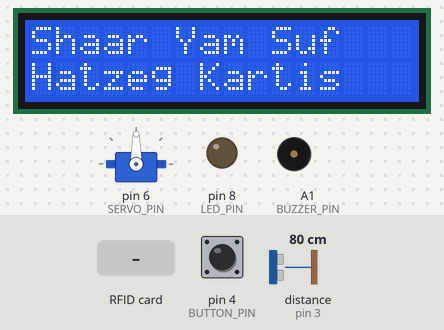
A sketch run on a simulated Arduino Uno, built with avr-gcc and run on an emulated ATmega328P. Parts: 16×2 character LCD, servo, output pins drawn as LEDs (lit = HIGH), buzzer (waves = sounding, pin HIGH). Wiring (inferred from the names in the program): ultrasonic range finder: trigger pin 2; echo pin 3. Inputs (shaded band) come from the test bench; at power-on: distance to the obstacle (sensor on pin 3) 80 cm, pin 4 (BUTTON_PIN) HIGH. The echo pulse lasts 58.3 µs per cm; pins used as bus, display or sensor lines are not drawn; what the sketch prints to the serial monitor is not drawn.

Above: at 1.3 s.
1.4 s: distance to the obstacle (sensor on pin 3) set to 2 cm
At 2.0 s:
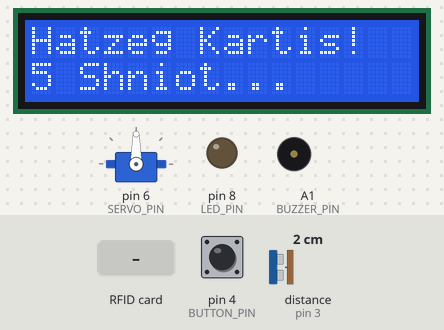
4.4 s: RFID card 00 00 00 00 held to the reader
At 4.9 s:
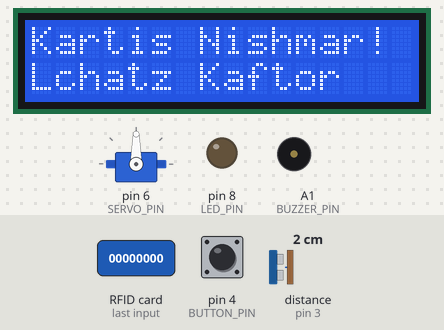
5.9 s: pin 4 (BUTTON_PIN) pulled LOW for 0.15 s
At 7.8 s:
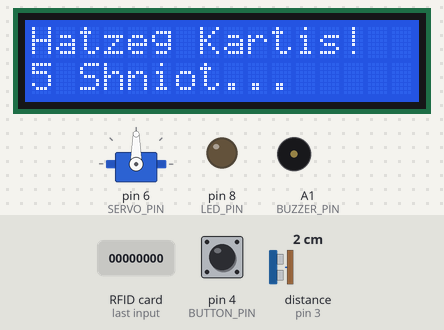
9.0 s: RFID card 00 00 00 00 held to the reader
At 10.5 s:
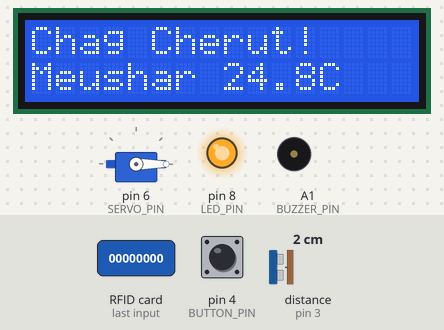
12.0 s: pin 4 (BUTTON_PIN) pulled LOW for 3.2 s
16.7 s: pin 4 (BUTTON_PIN) pulled LOW for 1 s
At 24.3 s:
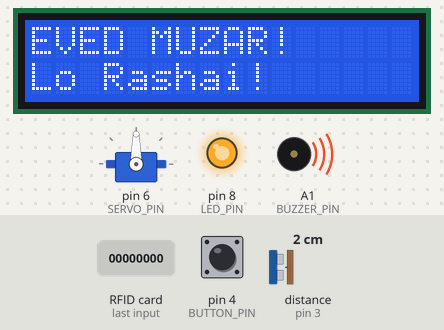
Timing chart, 0 to 26.6 s (numbered marks = the images above; inputs shaded):
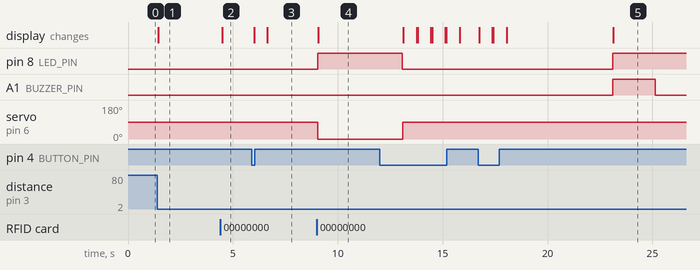

The sketch:

shaar_yam_suf.ino
```cpp
#include <Wire.h>
#include <LiquidCrystal_I2C.h>
#include <Servo.h>
#include <SPI.h>
#include <MFRC522.h>

#define TRIG_PIN 2
#define ECHO_PIN 3
#define BUTTON_PIN 4
#define SERVO_PIN 6
#define LED_PIN 8
#define RFID_RST 9
#define RFID_SDA 10
#define BUZZER_PIN A1
#define TEMP_PIN A0

LiquidCrystal_I2C lcd(0x27, 16, 2);
Servo gateServo;
MFRC522 rfid(RFID_SDA, RFID_RST);

bool gateOpen = false;
bool alarmActive = false;
unsigned long detectionTime = 0;
bool personDetected = false;

byte authorizedUID[] = {0x00, 0x00, 0x00, 0x00};
bool uidLearned = false;

void setup() {
  Serial.begin(9600);
  SPI.begin();
  rfid.PCD_Init();
  lcd.init();
  lcd.backlight();
  gateServo.attach(SERVO_PIN);
  pinMode(LED_PIN, OUTPUT);
  pinMode(BUZZER_PIN, OUTPUT);
  pinMode(BUTTON_PIN, INPUT_PULLUP);
  pinMode(TRIG_PIN, OUTPUT);
  pinMode(ECHO_PIN, INPUT);
  gateServo.write(90);
  digitalWrite(LED_PIN, LOW);
  digitalWrite(BUZZER_PIN, LOW);
  lcd.setCursor(0, 0);
  lcd.print("Shaar Yam Suf");
  lcd.setCursor(0, 1);
  lcd.print("Hatzeg Kartis");
  Serial.println("המערכת מוכנה");
  Serial.println("העבר כרטיס ללמידה");
}

long getDistance() {
  digitalWrite(TRIG_PIN, LOW);
  delayMicroseconds(2);
  digitalWrite(TRIG_PIN, HIGH);
  delayMicroseconds(10);
  digitalWrite(TRIG_PIN, LOW);
  long duration = pulseIn(ECHO_PIN, HIGH);
  return duration * 0.034 / 2;
}

float getTemperature() {
  int val = analogRead(TEMP_PIN);
  float voltage = val * (5.0 / 1023.0);
  return (voltage - 0.5) * 100;
}

bool checkCard() {
  if (!rfid.PICC_IsNewCardPresent()) return false;
  if (!rfid.PICC_ReadCardSerial()) return false;

  Serial.print("UID: ");
  for (byte i = 0; i < rfid.uid.size; i++) {
    Serial.print(rfid.uid.uidByte[i], HEX);
    Serial.print(" ");
  }
  Serial.println();

  if (!uidLearned) {
    for (byte i = 0; i < 4; i++) {
      authorizedUID[i] = rfid.uid.uidByte[i];
    }
    uidLearned = true;
    alarmActive = true;
    lcd.clear();
    lcd.setCursor(0, 0);
    lcd.print("Kartis Nishmar!");
    lcd.setCursor(0, 1);
    lcd.print("Lchatz Kaftor");
    Serial.println("כרטיס נלמד - לחץ כפתור להמשך");
    rfid.PICC_HaltA();
    return false;
  }

  bool authorized = true;
  for (byte i = 0; i < 4; i++) {
    if (rfid.uid.uidByte[i] != authorizedUID[i]) {
      authorized = false;
      break;
    }
  }
  rfid.PICC_HaltA();
  return authorized;
}

void openGate() {
  float temp = getTemperature();
  gateServo.write(0);
  digitalWrite(LED_PIN, HIGH);
  gateOpen = true;
  detectionTime = millis();
  lcd.clear();
  lcd.setCursor(0, 0);
  lcd.print("Chag Cherut!");
  lcd.setCursor(0, 1);
  lcd.print("Meushar ");
  lcd.print(temp, 1);
  lcd.print("C");
  Serial.println("כרטיס מורשה - השער נפתח");
  Serial.print("טמפרטורה: ");
  Serial.print(temp);
  Serial.println("C");
  delay(4000);
  gateServo.write(90);
  digitalWrite(LED_PIN, LOW);
  gateOpen = false;
  personDetected = false;
  lcd.clear();
  lcd.setCursor(0, 0);
  lcd.print("Shaar Yam Suf");
  lcd.setCursor(0, 1);
  lcd.print("Hatzeg Kartis");
  Serial.println("השער נסגר - מצב המתנה");
}

void alarmMode() {
  alarmActive = true;
  digitalWrite(LED_PIN, HIGH);
  digitalWrite(BUZZER_PIN, HIGH);
  lcd.clear();
  lcd.setCursor(0, 0);
  lcd.print("EVED MUZAR!");
  lcd.setCursor(0, 1);
  lcd.print("Lo Rashai!");
  Serial.println("אזעקה - אדם לא מורשה");
  delay(2000);
  digitalWrite(BUZZER_PIN, LOW);
}

void resetGate() {
  gateServo.write(90);
  digitalWrite(LED_PIN, LOW);
  digitalWrite(BUZZER_PIN, LOW);
  gateOpen = false;
  alarmActive = false;
  personDetected = false;
  detectionTime = 0;
  lcd.clear();
  lcd.setCursor(0, 0);
  lcd.print("Shaar Yam Suf");
  lcd.setCursor(0, 1);
  lcd.print("Hatzeg Kartis");
  Serial.println("המערכת אופסה");
}

void loop() {
  long distance = getDistance();

  if (!alarmActive) {
    if (distance < 30 && distance > 0 && !personDetected && !gateOpen) {
      personDetected = true;
      detectionTime = millis();
      lcd.clear();
      lcd.setCursor(0, 0);
      lcd.print("Hatzeg Kartis!");
      lcd.setCursor(0, 1);
      lcd.print("5 Shniot...");
      Serial.println("אדם זוהה - ממתין לכרטיס");
    }

    if (personDetected && !gateOpen) {
      bool cardResult = checkCard();
      if (cardResult) {
        openGate();
        personDetected = false;
      }
      if (millis() - detectionTime > 5000) {
        alarmMode();
        personDetected = false;
      }
    }
  }

  if (digitalRead(BUTTON_PIN) == LOW) {
    resetGate();
    delay(500);
  }

  delay(100);
}
```

Measured:
- after the input at 1.4 s, the display: changes at once (image 1)
- after the input at 4.4 s, the display: changes after 0.08 s (image 2)
- after the input at 5.9 s, the display: first changes after 0.12 s (image 3 shows a later state)
- after the input at 9.0 s, pin 8 (LED_PIN): LOW → HIGH after 0.04 s instead of 2.7 s; A1 (BUZZER_PIN): stays LOW (without the input it goes to HIGH after 2.7 s); servo on pin 6 (SERVO_PIN): 90° → 0° at once; the display: changes after 0.07 s (image 4)
- after the input at 16.7 s, pin 8 (LED_PIN): LOW → HIGH after 6.4 s instead of 4.2 s; the display: first changes at once (image 5 shows a later state)
